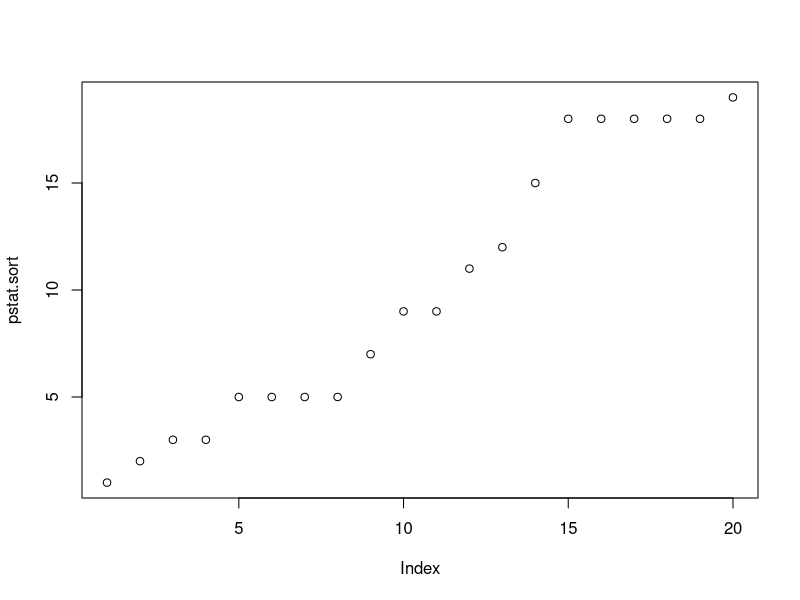
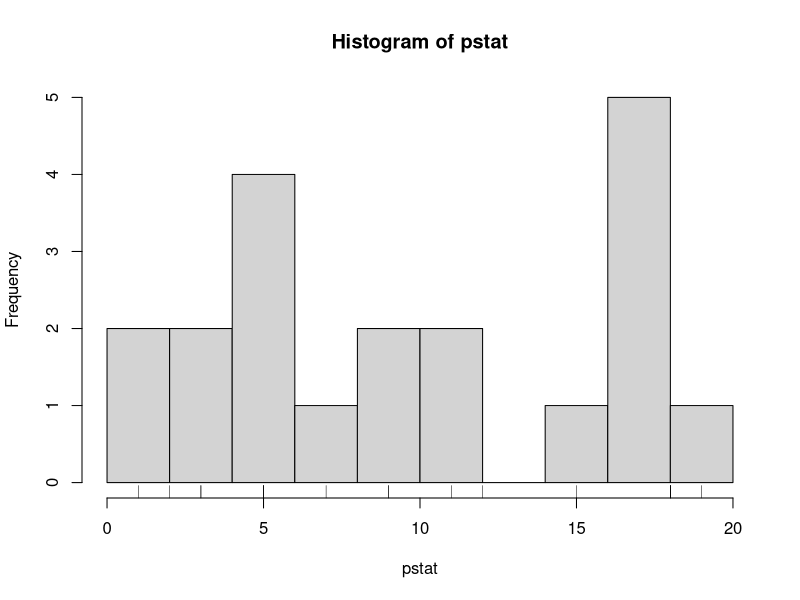
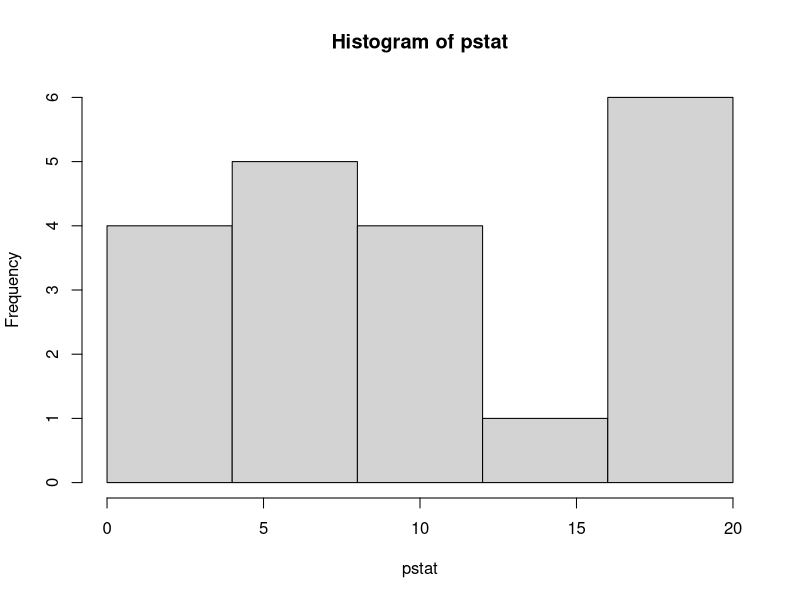
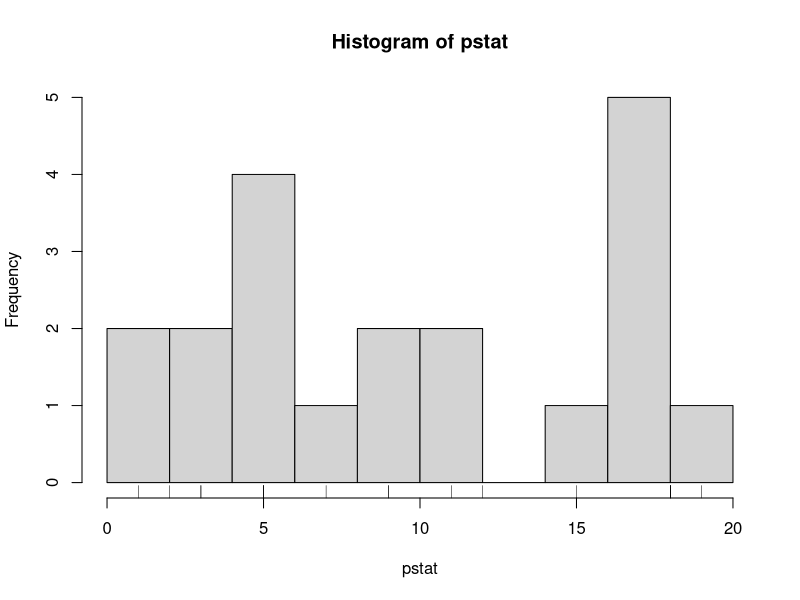
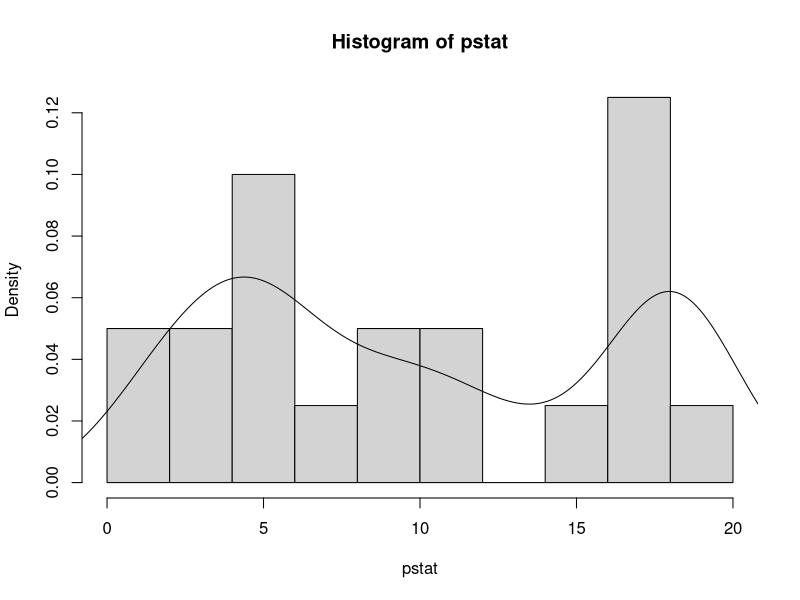
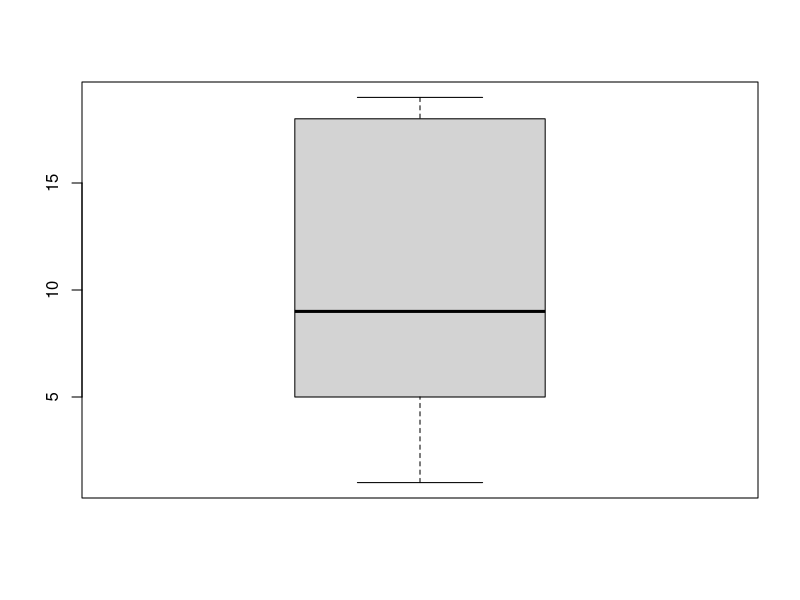
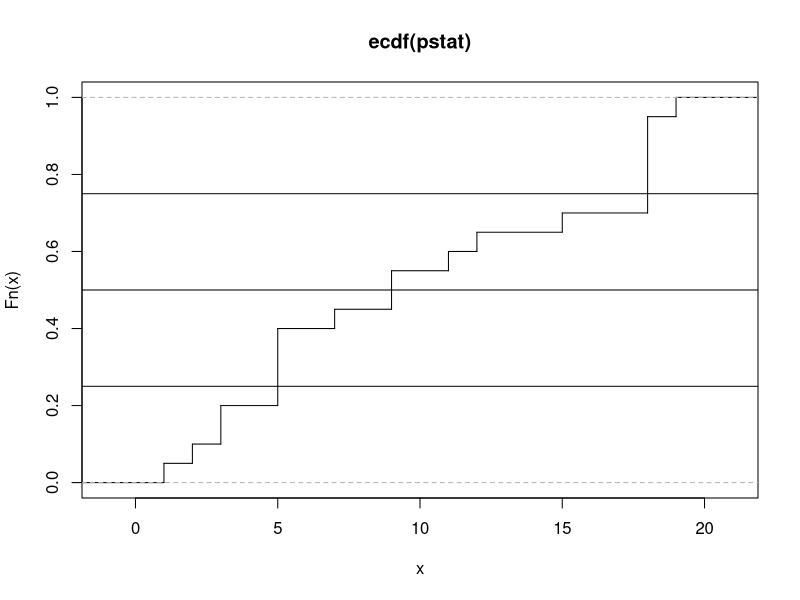
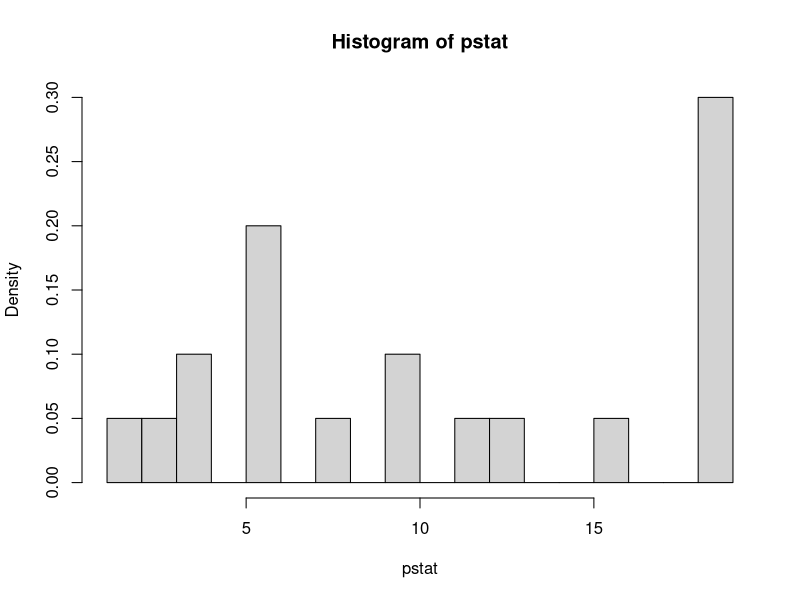

Source code (R) for these figures, in order:
#R jako kalkulator
1 + 1 #nacisnij ctr + enter, zeby wyswietlic wynik
4 * 15
2^2
pi + 1
(1 + 1) * (3 + 8) * 11


#tworzenie obiektow
x <- 1 + 1 # znak "<-" przypisuje wyrazenie po jego prawej stronie do obiektu, ktorego nazwa poprzedza znak. Sam obiekt pojawia sie w panelu "Environment", w gornym prawym oknie
y <- 3 + 8
z <- 11
x * y * z

#wykorzystanie funkcji
log(y) #nazwa funkcji znajduje sie przed nawiasem, w ktory wstawiamy obieky/liczbe. Ten przyklad pokazuje wyliczenie logarytmu naturalnego dla obiektu y
sqrt(2) #pierwiastek liczby 2
log(sqrt(2)) #logarytm z pierwiastka liczby 2

#pomoc dotyczaca funkcji mozna uzyskac wpisujac nazwe funkcji poprzedzona znakiem "?". Pomoc wyswietla sie w prawym dolnym panelu
?log #pomoc dla funkcji log

###podstawowe definicje
#Populacja - zbiór elementów, podlegających badaniu statystycznemu
#próba statystyczna - zbiór obserwacji wylosowanych z populacji
#Celem statystyki jest pozyskanie jak największej wiedzy o populacji na podstawie analizy próby statystycznej 

pstat <- sample(1:20, 20, replace = TRUE) #tworzymy ciag losowych liczb calkowitych z przedzialu 1 do 20

pstat #wyswietlamy obiekt pstat -> znajdz najwieksza i najmniejsza wartosc (tj. wartosci skrajne)

pstat.sort <- sort(pstat) #uporzadkowanie danych wg wartosci zwieksza ich czytelnosc

table(pstat)

plot(pstat.sort) #wyswietlamy wykres, na ktorym kazdej obserwacji odpowiada jeden punkt. Wizualizacja danych pozwala na znacznie bardziej efektywny sposob ich eksploracji

#wykorzystanie szeregow rozdzielczych
#szereg rozdzielczy - w uproszczeniu licznosci/prawdopodobienstwa wystapien pomiarow w klasach (przedzialach) o jednakowej rozpietosci
hist(pstat, breaks = 10) #wyrysowanie histogramu
rug(pstat) #wyswietlenie konkretnych wartosci obserwacji z obiektu pstat
#histogram - wykres słupkowy przedstawiający w graficzny sposób szereg rozdzielczy; słupki obrazują liczność kolejnych klas; na osi Y znajdują się więc liczności (częstości) klas, a na osi X - szereg rozdzielczy (jego kolejne klasy)

#to jak wyglada histogram zalezy od tego ile klas wydzielimy -> zmien wartosci parametru "breaks" (w przypadku obiektu pstat mozliwe jest wybranie 1, 2, 4, 10 lub 20 klas) i sprawdz, jak wplywa to na wyglad histogramu.

#granice miedzy klasami mozna takze wyznaczyc wpisujac je recznie do parametru breaks

hist(pstat, breaks = c(0, 4, 8, 12, 16, 20)) #aby podac ciag liczb wpisujemy je do nawiasu poprzedzonego litera c. Bardzo przydatna funkcja jest seq(), ktore generuje sekwencje liczb w danym zakresie i ustalonym odstepie miedzy nimi.

#mozna dokonac podzialu szeregu na klasy recznie i przedstawic to w tabeli w tym celu:
zakresy <- seq(0, 20, by = 2) #generujemy ciag liczb o stalych odstepach miedzy wartosciami, ktory odpowiada granica miedzy klasami
zakresy.ciecie <- cut(pstat, zakresy, right = TRUE) #przypisujemy wartosci w naszym zestawie danych do ustalonych zakresow; opcja right = TRUE zadaje przydzielenie obserwacji o wartosci rownej wartosci ustalonych granic miedzy przedzialami zawsze do klasy nizszej
czestosciwprzedzialach <- table(zakresy.ciecie)
hist(pstat, breaks = 10)
rug(pstat)

#alternatywnie mozna wykreslic histogram pokazujacy prawdopodobienstwo wystapienia wartosci z danego przedzialu. Wartosci na osi y znajduja sie w zakresie 0 do 1, gdzie klasy, dla ktorych wartosc wynosi 0 maja prawdopodobienstwa wystapienia 0%, a klasy o wartosci 1 maja prawdopodobienstwo wystapienia 100%
hist(pstat, breaks = 10, probability = TRUE)
#szeregi rozdzielcze mozna tez wyswietlic za pomoca lini. 
lines(density(pstat, bw = 2)) #linie przedstawiaja "wygladzone" dane. Ich wartosci na osi y sa jedynie przyblizeniem wynikajacym z przyjetego algorytmu.

#podstawowe statystyki opisowe
#srednia
sum(pstat)/length(pstat)#srednia to suma wszystkich obserwacji podzielona przez ich liczbe
mean(pstat) #funkcja sluzaca do wyliczania sredniej

#mediana
(pstat.sort[length(pstat.sort)/2] + pstat.sort[(length(pstat.sort)/2) + 1]) / 2 #dla szeregow uporzadkowanych o nieparzystej liczbie obserwacji, mediana jest wartoscia obserwacji znajdujaca sie w srodku. Tutaj mamy jednak parzysta liczbe obserwacji, wiec mediana jest srednia z dwoch srodkowych obserwacji
median(pstat) #obliczenie mediany z wykorzystaniem funkcji median

#wartosc minimalna i maksymalna
min(pstat)
max(pstat)

#kwantyle, percentyle i kwartyle
quantile(pstat) #percentyl jest wielkością procentowa, poniżej której padają wartości zadanego procentu próbek. Wyrazone w zapisie dziesietnym percentyle, to inaczej kwantyle (np. percentyl 25 to inaczej kwantyl 0.25). Percentyl 25, 50 i 75 to tzw. kwartyle, kolejno pierwszy, drugi (mediana) i trzeci. -> wieświetl ciag pstat.sort i znajdz liczby w szeregu wskazane przez kolejne percentyle

#podsumowanie powyzszych statystyk uzyskujemy dzieki funkcji summary()
summary(pstat)

#wglad w statystyki opisowe w oparciu o przedstawienia graficzneg

#wykresy pudelkowe
boxplot(pstat) #gruba kreska w srodku to mediana, granice ramki pudelka wyznaczaja kolejno pierwszy i trzeci kwartyl, a ekstrema oblicza sie wg wzoru kwartyl1 - 1.5*rozstep kwartylny (ekstremum dolne) i kwartyl3 + 1.5*rozstep kwartylny (ekstremum gorne)

#wykresy kumulacyjne
plot(ecdf(pstat), verticals = TRUE, do.points = FALSE)
abline(h = c(0.25, 0.5, 0.75))
hist(pstat, breaks = 20, probability = TRUE, right = FALSE)